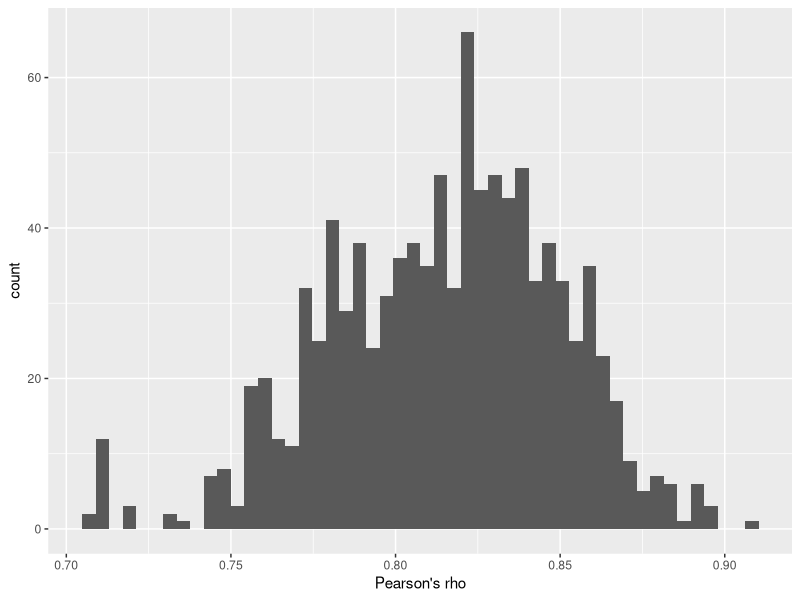
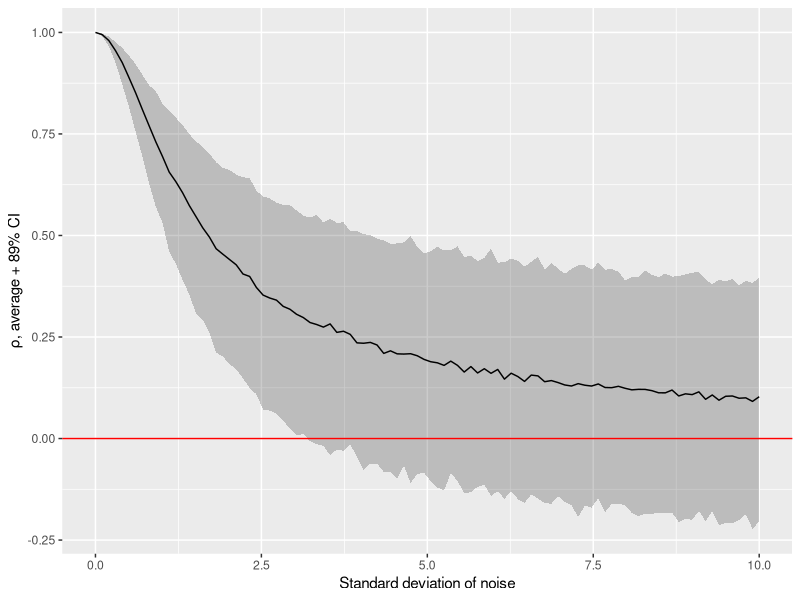
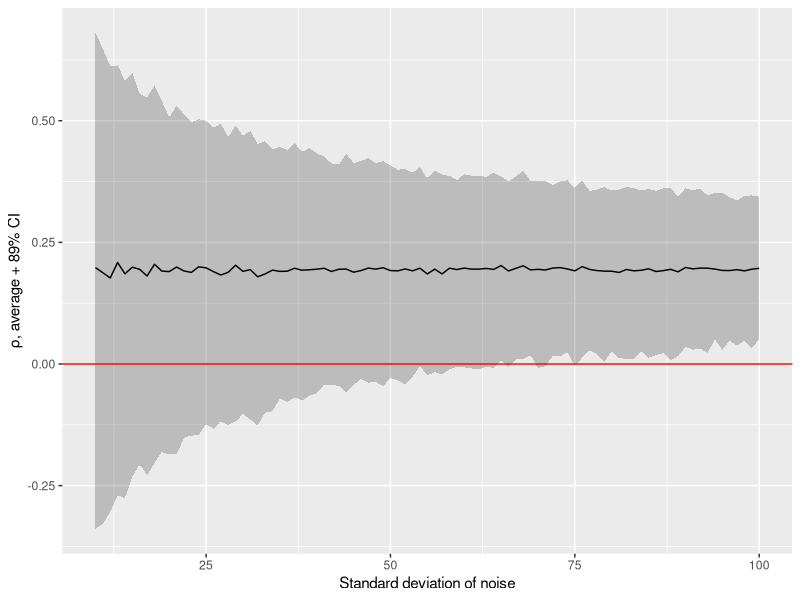
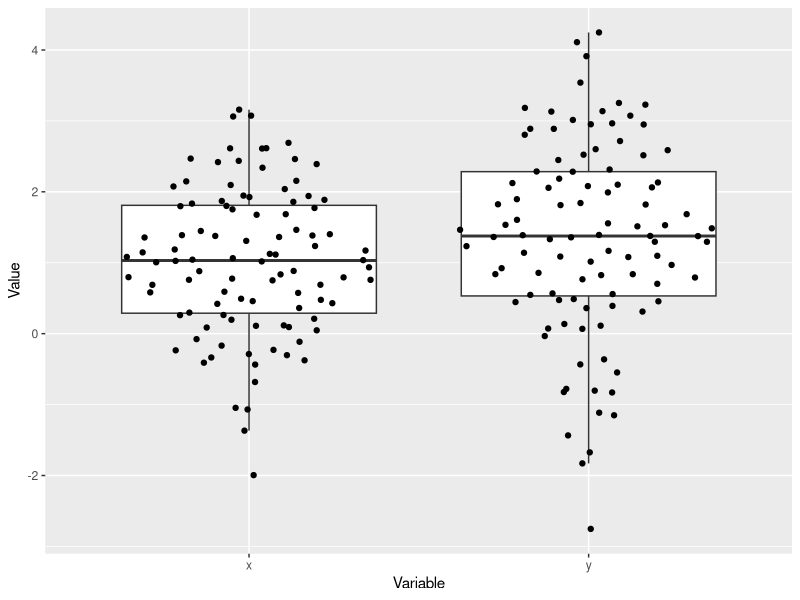
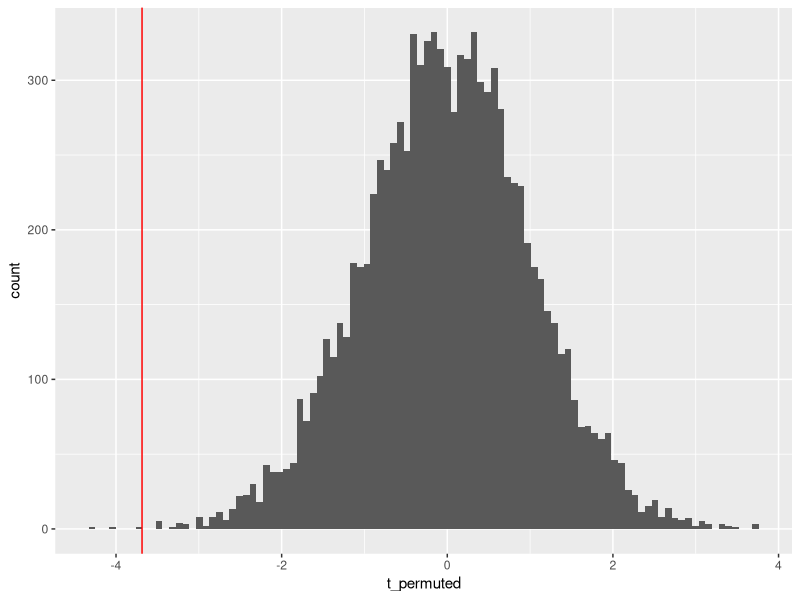

Here is the R script that generated these plots, in order: (Note: this script raises an error after producing the figures.)
## ---- chunk 1
library(glue)
library(tidyverse)
## ---- chunk 2
df <- 
  tibble(x = rnorm(100)) %>%
  mutate(y = rnorm(n(), x, 0.5))
cor(df$x, df$y, method="pearson")
## ---- chunk 3
cor_result <- cor.test(df$x, df$y, method="pearson")
cor_result
## ---- chunk 4
cor_result$p.value
## ---- chunk 5
library(BayesFactor)
correlationBF(df$x, df$y)
cor_bf <- correlationBF(df$x, df$y, posterior = TRUE, iterations=1000)
ggplot(data=NULL, aes(x=c(cor_bf[, "rho"]))) + 
  geom_histogram(bins=50, ) + 
  xlab("Pearson's rho")
## ---- chunk 6
x <- rnorm(100)
y <- rnorm(100, x, 0.5)
rxy <- sum((x - mean(x)) * (y - mean(y))) / (sqrt(sum((x - mean(x))**2)) * sqrt(sum((y - mean(y))**2)))
cat(glue::glue("cor(x, y) = {cor(x, y)}, rxy = {rxy}\n"))
## ---- chunk 7
x <- rnorm(100)
y <- rnorm(100, x, 0.2)

resample_correlation <- function(x, y){
  index <- sample(1:length(x), replace = TRUE)
  cor(x[index], y[index])
}
rxys <- replicate(1000, resample_correlation(x, y))
cat(glue::glue("95% CI via resampling: {round(quantile(rxys, (1-0.95)/2), 6)}..{round(quantile(rxys, 1-(1-0.95)/2), 6)}\n\n"))
cor.test(x, y)
## ---- chunk 8
simulate_correlation <- function(sigma, N){
  x <- rnorm(N, 0, 1)
  cor(x, rnorm(N, x, sigma))
}

expand_grid(sigma_noise = seq(0, 10, length.out=100),
            iteration = 1:1000) %>%
  group_by(sigma_noise, iteration) %>%
  mutate(rho = simulate_correlation(sigma_noise, 30)) %>%
  group_by(sigma_noise) %>%
  summarise(avgRho = mean(rho),
            lowerCI = quantile(rho, (1-0.89)/2.0),
            upperCI = quantile(rho, 1- (1-0.89)/2.0)) %>%
  ggplot(aes(x=sigma_noise, y=avgRho)) + 
  geom_ribbon(aes(ymin=lowerCI, ymax=upperCI), alpha=0.25) +
  geom_line() +
  geom_hline(yintercept = 0, color = "red") +
  ylab("ρ, average + 89% CI") + 
  xlab("Standard deviation of noise")
## ---- chunk 9
expand_grid(n_samples = 10:100,
            iteration = 1:1000) %>%
  group_by(n_samples, iteration) %>%
  mutate(rho = simulate_correlation(5, n_samples)) %>%
  group_by(n_samples) %>%
  summarise(avgRho = mean(rho),
            lowerCI = quantile(rho, (1-0.89)/2.0),
            upperCI = quantile(rho, 1- (1-0.89)/2.0)) %>%
  ggplot(aes(x=n_samples, y=avgRho)) + 
  geom_ribbon(aes(ymin=lowerCI, ymax=upperCI), alpha=0.25) +
  geom_line() +
  geom_hline(yintercept = 0, color = "red") +
  ylab("ρ, average + 89% CI") + 
  xlab("Standard deviation of noise")
## ---- chunk 10
set.seed(14454)
df <- 
  tibble(x = rnorm(100, mean = 1, sd = 1)) %>%
  mutate(y = rnorm(100, mean = x + 0.3, sd = 1))
## ---- chunk 11
library(ggbeeswarm)
tibble(Value = c(df$x, df$y),
       Variable = c(rep("x", nrow(df)), rep("y", nrow(df)))) %>%
  ggplot(aes(x=Variable, y=Value)) + 
  geom_boxplot(outlier.shape = NA) + 
  geom_quasirandom(method="tukeyDense")  
## ---- chunk 12
t.test(df$x, df$y, paired = FALSE)
## ---- chunk 13
t.test(df$x, df$y, paired = TRUE)
## ---- chunk 14
library(BayesFactor)
ttestBF(x = df$x, y=df$y, paired=TRUE)
## ---- chunk 15
x <- rnorm(100, mean = 1, sd = 1)
y <- rnorm(100, mean = x + 0.3, sd = 1)
t <- mean(x-y) / (sd(x-y) / sqrt(length(x)))
cat(glue("t-statistic: {t}\n\n"))
t.test(x, y, paired = TRUE)
## ---- chunk 16
x <- rnorm(100, mean = 1, sd = 1)
y <- rnorm(100, mean = x + 0.3, sd = 1)

compute_resampled_difference <- function(x, y) {
  index = sample(1:length(x), replace = TRUE)
  mean(x[index] - y[index])
}
xy_diff <- replicate(1000, compute_resampled_difference(x, y))

cat(glue::glue("resampled 95% percentile confidence interval: {quantile(xy_diff, (1-0.95)/2)}..{quantile(xy_diff, 1-(1-0.95)/2)}\n\n"))
t.test(x, y, paired = TRUE)
## ---- chunk 17
x <- rnorm(100, mean = 1, sd = 1)
y <- rnorm(100, mean = x + 0.1, sd = 1)

t_statistic <- function(x, y){
  mean(x-y) / (sd(x-y) / sqrt(length(x)))
}

shuffle_and_t <- function(x, y){
  xy <- sample(c(x, y))
  x <- xy[1:length(x)]
  y <- xy[(length(x)+1) : (length(x) + length(y))]
  t_statistic(x, y)
}

t_original <- t_statistic(x, y)
t_permuted <- replicate(10000, shuffle_and_t(x, y))


ggplot() + 
  geom_histogram(aes(x=t_permuted), bins=100) +
  geom_vline(xintercept = t_original, color="red")

cat(glue::glue("Proportion of t-statisic for permuted pairs < t-stat for original: {mean(t_permuted < t_original)}\n\n"))

t.test(x, y, paired = TRUE, alternative = "less")
## ---- chunk 18
yA <- rnorm(100, mean = 1, sd = 1)
yB <- rnorm(100, mean = yA + 0.1, sd = 1)
df_group <-
  tibble(y = c(yA, yB),
         group = factor(c(rep("A", 100), rep("B", 100))))
## ---- chunk 19
df_group %>%
  head(4) %>%
  knitr::kable()
## ---- chunk 20
t.test(y ~ group, data=df_group, paired=TRUE)
## ---- chunk 21
set.seed(519264)
df_anova <-
  # generate ten participants with five trials per condition
  expand_grid(Participant  = factor(1:10),
              Condition = factor(c(rep("A", 3), rep("B", 3), rep("C", 3)))) %>%
  
  # decide on a SINGLE baseline (intercept) for each participant
  group_by(Participant) %>%
  mutate(Intercept = rnorm(1, 5, 2.5)) %>%
  
  # simulate normally distributed responses, assuming that are 3 units higher for condition "B"
  ungroup() %>%
  mutate(Response = rnorm(n(), Intercept + 2 * as.integer(Condition == "B") + 3 * as.integer(Condition == "C"), 1.5)) %>%
  select(-Intercept)
## ---- chunk 22
ggplot(df_anova, aes(x=Condition, y=Response, color=Condition)) + 
  geom_point() + 
  facet_grid(.~Participant) + 
  theme(legend.position = "none")
## ---- chunk 23
library(rstatix)
anova_test(data=df_anova, Response ~ Condition, wid=Participant)
## ---- chunk 24
tukey_hsd(df_anova, Response ~ Condition) %>%
  knitr::kable()
## ---- chunk 25
anovaBF(Response ~ Condition + Participant, whichRandom="Participant", data=data.frame(df_anova))
## ---- chunk 26
yA <- rnorm(100, mean = 1, sd = 1)
yB <- rnorm(100, mean = yA + 0.1, sd = 1)
df_group <-
  tibble(y = c(yA, yB),
         group = factor(c(rep("A", 100), rep("B", 100))))
t.test(y ~ group, data = df_group)
summary(aov(y ~ group, data = df_group))
## ---- chunk 27
summary.lm(aov(y ~ group, data = df_group))
## ---- chunk 28
df_lm <-
  tibble(x = 1:100) %>%
  mutate(y = rnorm(n(), 20 + 4 * x, 50))
## ---- chunk 29
ggplot(data=df_lm, aes(x=x, y=y)) + 
  geom_point() + 
  geom_abline(intercept = 20, slope = 4)
## ---- chunk 30
lm_fit <- lm(y ~ x, data=df_lm)
summary(lm_fit)
## ---- chunk 31
library(broom)
tidy(lm_fit) %>%
  knitr::kable()
## ---- chunk 32
df_lm <-
  tibble(x = rnorm(30, 0, 20)) %>%
  mutate(y = rnorm(n(), 20 + 2* x, 50))

ggplot(df_lm, aes(x=x, y=y)) + 
  geom_point()

summary(lm(y~x, df_lm))
## ---- chunk 33
resampled_est <- purrr::map_dfr(1:1000, ~tidy(lm(y ~ x, slice_sample(df_lm, replace=TRUE, prop=1))))

resampled_est %>%
  group_by(term) %>%
  summarize(`Lower 95% CI` = quantile(estimate, (1-0.95)/2),
            `Upper 95% CI` = quantile(estimate, 1-(1-0.95)/2),
            .groups="drop") %>%
  knitr::kable()
## ---- chunk 34

lm(y ~ x, df_lm %>% mutate(x = sample(x)))

permuted_stats <- purrr::map_dfr(1:2000, ~tidy(lm(y ~ x, df_lm %>% mutate(x = sample(x)))))


original_stats <-
  tidy(lm(y~x, df_lm)) %>%
  rename(original_statistic = statistic) %>%
  select(term, original_statistic)

left_join(permuted_stats, original_stats, by="term") %>%
  group_by(term) %>%
  summarize(p = mean(abs(statistic) > abs(original_statistic)), .groups="drop")

ggplot(permuted_stats, aes(x=statistic)) +
  geom_histogram(bins=50) +
  facet_wrap(.~term, scales="free")
## ---- chunk 35
library(lme4)
lmer_fit <- lmer(Response ~ Condition + (1|Participant), data=df_anova)
summary(lmer_fit)
## ---- chunk 36
library(broom.mixed)
tidy(lmer_fit) %>%
  knitr::kable()
## ---- chunk 37
library(lmerTest)
lmert_fit <- lmerTest::lmer(Response ~ Condition + (1|Participant), data=df_anova)
summary(lmert_fit)
## ---- chunk 38
tidy(lmert_fit) %>%
  knitr::kable()
## ---- chunk 39
drop1(lmert_fit)
